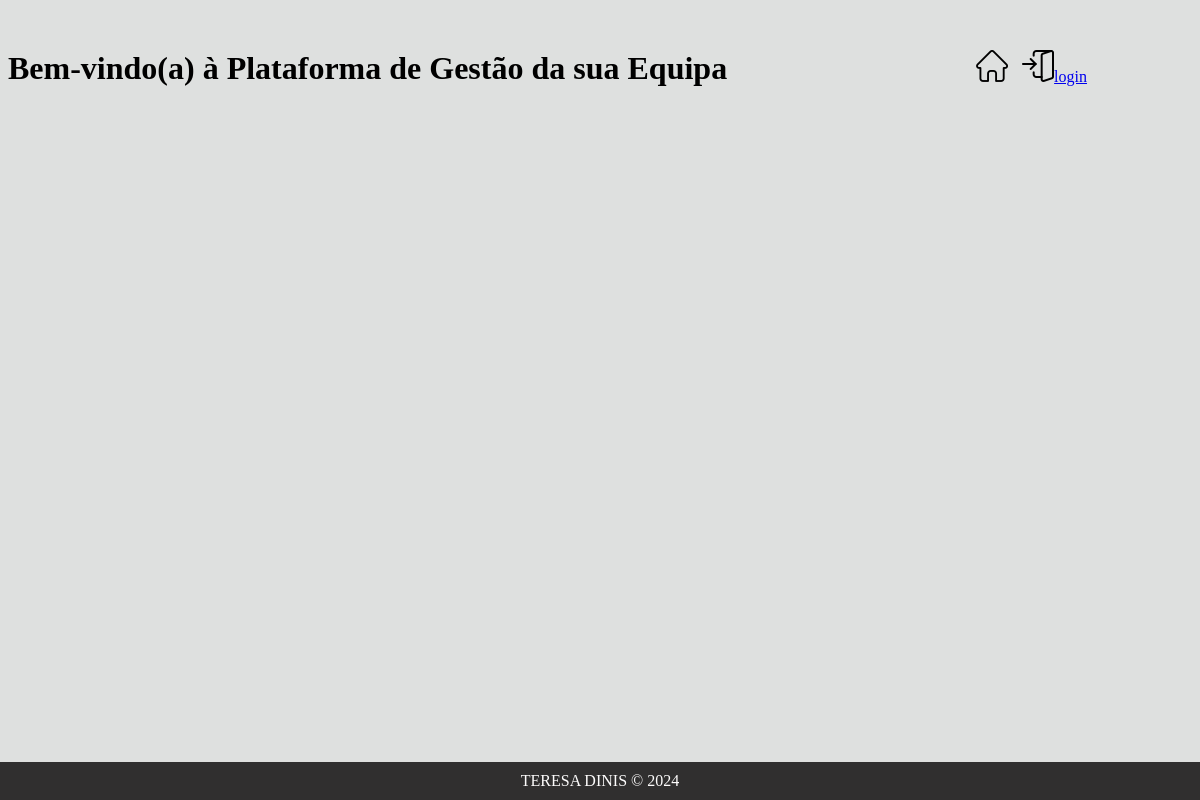
The page /membros/ on the database as committed earlier.
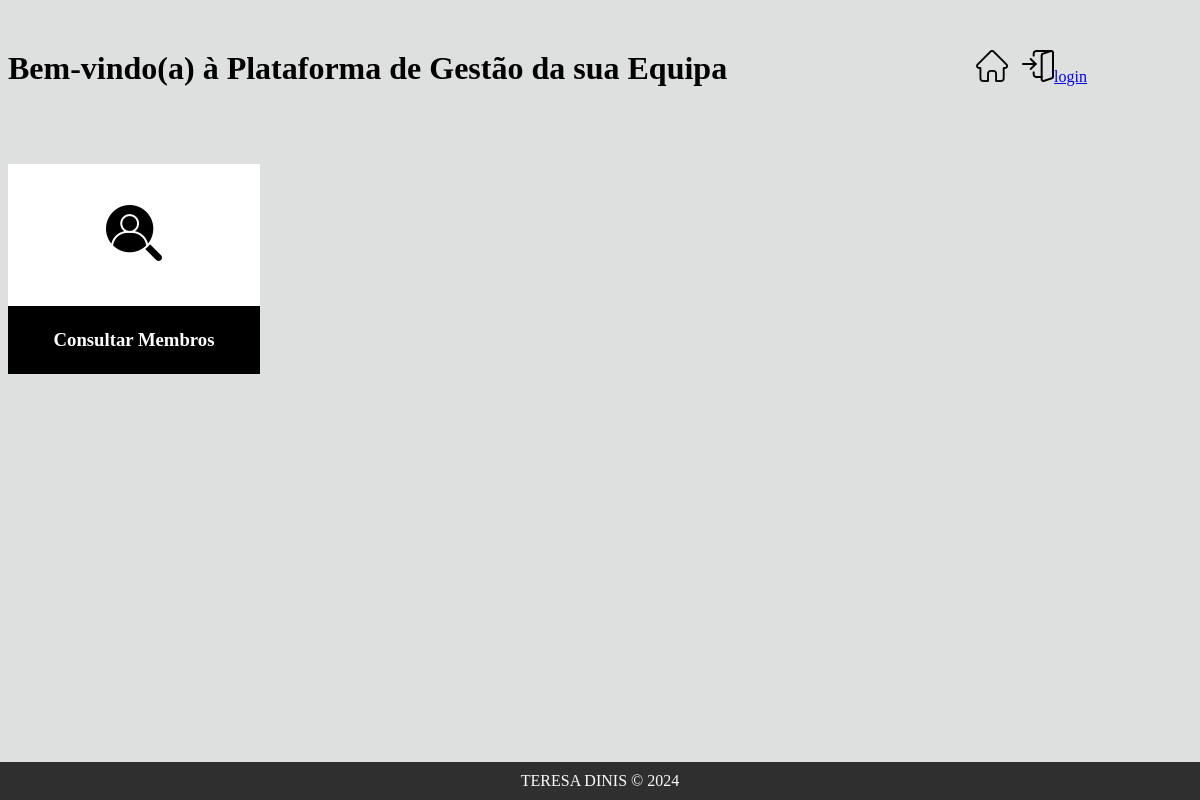
The same page on the database as committed later.
### membros/models.py (models this page shows, shortened)
class Menu(models.Model):
    nome = models.CharField(max_length=100)
    imagem = models.ImageField(upload_to='imagens_menu/', blank=True, null=True)

### membros/views.py (the view)
# urls.py: path('', views.home, name='home'),
def home(request):
    opcoes = Menu.objects.all()
    return render(request,'membros/home.html',{'opcoes':opcoes})

### membros/templates/membros/home.html (shortened to what this page needs)
{% extends 'membros/base.html' %}
{% block conteudo %}
    <div class="image-grid">
        {% for opcao in opcoes %}
            {% if opcao.id == 1%}
            <div style="text-align: center;">
                {% if opcao.imagem %}
                    <div class="opcao">
                        {% if opcao.id == 1 %}
                            <a href="{% url 'membros:list_details' %}">
                                <img src="{{ opcao.imagem.url }}" alt="" title="Consultar Membros" width="64">
                            </a>
                    </div>
                {% endif %}
                <h3>{{opcao.nome}}</h3>
            </div>
            {% endif %}
            {% endif %}
        {% endfor %}
    </div>
{% endblock %}

### membros/templates/membros/base.html (shortened to what this page needs)
<!DOCTYPE html>
<html lang="en">
{% load static %}
<head>
</head>
<body>
    <header>
        <h1> Bem-vindo(a) à Plataforma de Gestão da sua Equipa</h1>
        <nav>
            {% if request.user.is_authenticated %}
            <a href="{% url 'membros:home' %}" style="margin-right: 10px;"><img src="{% static 'home_button.png' %}" class="icon" title="home"></a>
            <a href="{% url 'membros:logout_user' %}" style="margin-right: 105px;"><img src="{% static 'logout_button.png' %}" class="icon" title="logout">logout</a>
            {% else %}
            <a href="{% url 'membros:home' %}" style="margin-right: 10px;"><img src="{% static 'home_button.png' %}" class="icon" title="home"></a>
            <a href="{% url 'membros:login_user' %}" style="margin-right: 105px;"><img src="{% static 'login_button.png' %}" class="icon" title="login">login</a>
            {% endif %}
        </nav>
    </header>
    <nav>
        <br><br>
    </nav>
    <main>
        {% block conteudo %}
        {% endblock %}
    </main>
    <br><br><br>
    <footer>
        TERESA DINIS &COPY; 2024
    </footer>
</body>
</html>

### membros/templates/membros/base.html (style rules this page uses)
body { background-color: rgb(222, 224, 223); font-family: calibri; }
header { height: 15vh; color: black; display: flex; align-items: center; justify-content: space-between; }
footer { position: fixed; bottom: 0; left: 0; width: 100%; background-color: rgb(48, 47, 47); color: rgb(253, 252, 252); text-align: center; padding: 10px 0; }

### membros/templates/membros/home.html (style rules this page uses)
.opcao { border: 1px solid white; background-color: white; width: 230px; height: 120px; display: flex; justify-content: center; align-items: center; flex-direction: column; padding: 10px; }
.opcao img { width: 64px; height: 64px; margin: 0 auto; }
.image-grid { display: grid; grid-template-columns: repeat(4, 2fr); gap: 35px; max-width: 1100px; margin: 10 auto; }
.image-grid h3 { color: white; border: solid black; background-color: black; padding: 20px; height: auto; margin-top: 0px; }

Rows that differ between the two databases and show on the page:
added Menu: imagem (picture), nome "Consultar Membros"
